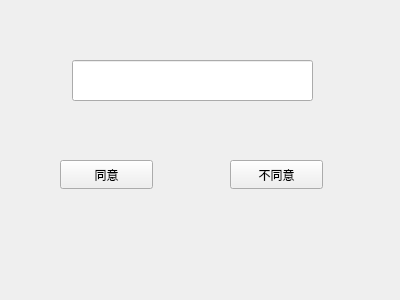
<?xml version="1.0" encoding="UTF-8"?>
<ui version="4.0">
 <class>ready</class>
 <widget class="QWidget" name="ready">
  <property name="geometry">
   <rect>
    <x>0</x>
    <y>0</y>
    <width>400</width>
    <height>300</height>
   </rect>
  </property>
  <property name="windowTitle">
   <string>Form</string>
  </property>
  <widget class="QPushButton" name="agree">
   <property name="geometry">
    <rect>
     <x>60</x>
     <y>160</y>
     <width>93</width>
     <height>29</height>
    </rect>
   </property>
   <property name="text">
    <string>同意</string>
   </property>
  </widget>
  <widget class="QPushButton" name="disagree">
   <property name="geometry">
    <rect>
     <x>230</x>
     <y>160</y>
     <width>93</width>
     <height>29</height>
    </rect>
   </property>
   <property name="text">
    <string>不同意</string>
   </property>
  </widget>
  <widget class="QLineEdit" name="lineEdit">
   <property name="geometry">
    <rect>
     <x>72</x>
     <y>60</y>
     <width>241</width>
     <height>41</height>
    </rect>
   </property>
  </widget>
 </widget>
 <resources/>
 <connections/>
</ui>
